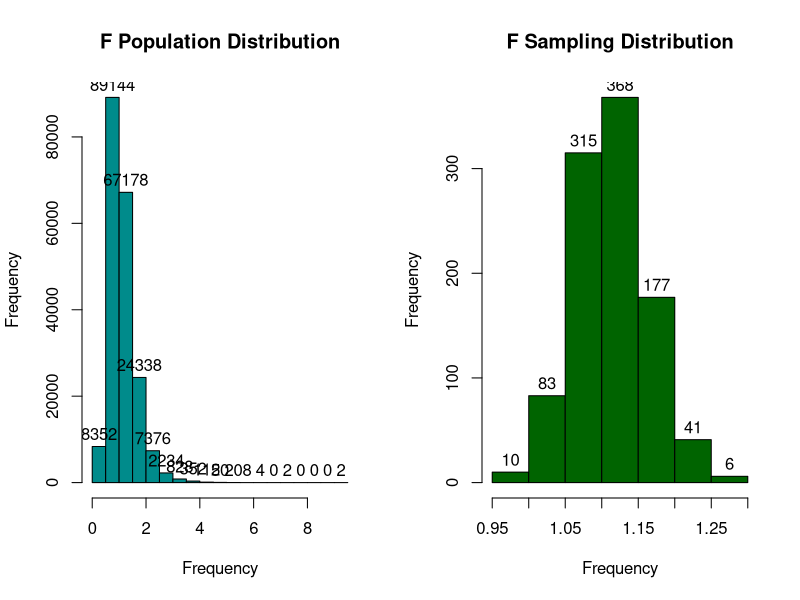

Write R code to recreate this figure.
set.seed(1) ## every random value produced will be the same
population_size = 100000

### each column contains a vector representing a different pop dist the user can choose from
distributions_df <- data.frame(
  "Bernoulli" = rbinom(population_size, size = 1, prob = 0.63),
  "Bimodal" = c(
    rnorm(population_size, mean = 0, sd = 5),
    rnorm(population_size, mean = 20, sd = 5)
  ),
  "Binomial" = rbinom(population_size, size = 20, prob = 0.5),
  "Chi-Square" = rchisq(population_size, df = 70),
  "F" = rf(population_size, df1 = 30, df2 = 20),
  "Logistic" = rlogis(population_size, location = 0, scale = 1),
  "Normal Distribution (Gaussian)" = rnorm(population_size, mean = 0, sd = 1),
  "Poisson" = rpois(population_size, lambda = 4),
  "Student t" = rt(population_size, df = 30),
  "Uniform" = runif(population_size, min = 0, max = 100)
)

distributions_list = lapply(distributions_df, as.numeric) ## converting df to list 
distributions_list
## returns a vector of sample means sampled from a given population distribution
sampling_distribution <- function(pop_dist, number_of_samples, sample_size) {
  sample_mean <- c()
  for (i in 1:number_of_samples) { 
    sample_mean[i] = mean(sample(pop_dist, size=sample_size, replace = T))
  }
  return(sample_mean)
}

## x/y lim = c(??, ??)
create_histograms <- function(dist_type, pop_dist, sample_mean) {
  par(mfrow=c(1,2)) ## this is global
  hist(pop_dist, main=paste(dist_type, "Population Distribution"),
       xlab="Frequency", col="DarkCyan", labels=T)
  hist(sample_mean, main=paste(dist_type, "Sampling Distribution"),
      xlab="Frequency", col="DarkGreen", labels=T)
}

input_to_hist <- function(dist_list, dist_type, number_of_samples, sample_size) {
  create_histograms(
      dist_type,
      unlist(dist_list[dist_type]),
      sampling_distribution(unlist(dist_list[dist_type]), number_of_samples, sample_size)
    )
  }

input_to_hist(distributions_list, "F", 1000, 100)


## left 2 do
#### distribution names
#### personalizing histograms: see create_histograms()
#### in template.r, you must address the fact you are returning 2 histograms
#### issue with the labels not fitting within the image 
#### getting errors that x must be numeric for some variables but not others 
#### function not updating when slide bar is moved, same error - x must be numeric 
#### write function descriptions 
#### decide on default params for pop dists vectors 
#### probability - y axis // function 
#### no x axis label - p -> p(x) 
#### student t should be student's t 
